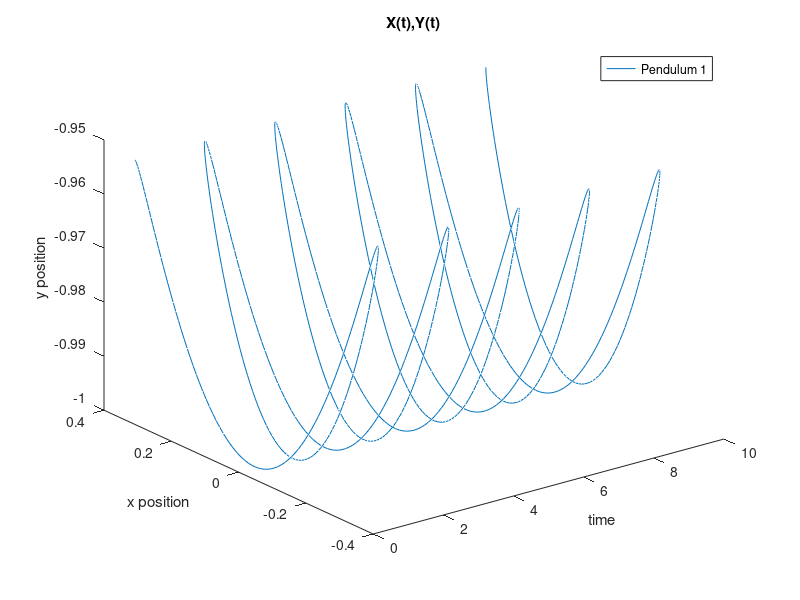

Write the MATLAB code that produced this figure.
clc, clear

dt = 0.01;
tf = 10;

g=9.81;
l=1;

theta0 = pi/10;

for ii = 1:tf/dt

t=ii*dt;
theta = theta0*cos(sqrt(g/l)*t);

traj(ii,1)= t;
traj(ii,2)= theta;

end

traj(:,3) = l*sin(traj(:,2));
traj(:,4) = -l*cos(traj(:,2));

plot(traj(:,1),traj(:,2),'o')
legend('Pendulum 1')
title('Theta(t)')
xlabel('time')
ylabel('theta')

plot3(traj(:,1),traj(:,3),traj(:,4))
legend('Pendulum 1')
title('X(t),Y(t)')
xlabel('time')
ylabel('x position')
zlabel('y position')